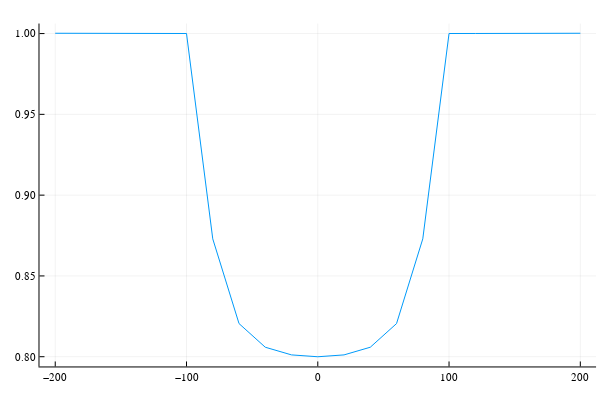

This figure's notebook cell:
### Code cell
plot(xA,imagenH[11,:],label="")

### Figure 1 — Plotly figure (JSON) as saved in the notebook; plotly's stock layout.template omitted (floating-point values rounded to 4 significant figures)
{"data": [{"colorbar": {"len": 0.9525, "title": {"text": ""}, "x": 0.9934, "y": 0.5139}, "legendgroup": "", "line": {"color": "rgba(0, 154, 250, 1.000)", "dash": "solid", "shape": "linear", "width": 1}, "mode": "lines", "name": "", "showlegend": false, "type": "scatter", "x": [-200, -180, -160, -140, -120, -100, -80, -60, -40, -20, 0, 20, 40, 60, 80, 100, 120, 140, 160, 180, 200], "xaxis": "x", "y": [1.0, 1.0, 1.0, 1.0, 1.0, 1.0, 0.8729, 0.8205, 0.8059, 0.8011, 0.8, 0.8011, 0.8059, 0.8205, 0.8729, 1.0, 1.0, 1.0, 1.0, 1.0, 1.0], "yaxis": "y"}], "layout": {"annotations": [], "height": 400, "legend": {"bgcolor": "rgba(255, 255, 255, 1.000)", "bordercolor": "rgba(0, 0, 0, 1)", "borderwidth": 1, "font": {"color": "rgba(0, 0, 0, 1)", "family": "sans-serif", "size": 11}, "title": {"font": {"color": "rgba(0, 0, 0, 1)", "family": "sans-serif", "size": 15}, "text": ""}, "tracegroupgap": 0, "traceorder": "normal", "x": 1, "xanchor": "auto", "y": 1, "yanchor": "auto"}, "margin": {"b": 20, "l": 0, "r": 0, "t": 20}, "paper_bgcolor": "rgba(255, 255, 255, 1.000)", "plot_bgcolor": "rgba(255, 255, 255, 1.000)", "showlegend": true, "width": 600, "xaxis": {"anchor": "y", "domain": [0.06582, 0.9934], "gridcolor": "rgba(0, 0, 0, 0.1)", "gridwidth": 0.5, "linecolor": "rgba(0, 0, 0, 1)", "mirror": false, "range": [-212, 212], "showgrid": true, "showline": true, "showticklabels": true, "tickangle": 0, "tickcolor": "rgb(0, 0, 0)", "tickfont": {"color": "rgba(0, 0, 0, 1)", "family": "sans-serif", "size": 11}, "tickmode": "array", "ticks": "inside", "ticktext": ["−200", "−100", "0", "100", "200"], "tickvals": [-200, -100, 0, 100, 200], "title": {"font": {"color": "rgba(0, 0, 0, 1)", "family": "sans-serif", "size": 15}, "text": ""}, "type": "linear", "visible": true, "zeroline": false, "zerolinecolor": "rgba(0, 0, 0, 1)"}, "yaxis": {"anchor": "x", "domain": [0.03762, 0.9902], "gridcolor": "rgba(0, 0, 0, 0.1)", "gridwidth": 0.5, "linecolor": "rgba(0, 0, 0, 1)", "mirror": false, "range": [0.794, 1.006], "showgrid": true, "showline": true, "showticklabels": true, "tickangle": 0, "tickcolor": "rgb(0, 0, 0)", "tickfont": {"color": "rgba(0, 0, 0, 1)", "family": "sans-serif", "size": 11}, "tickmode": "array", "ticks": "inside", "ticktext": ["0.80", "0.85", "0.90", "0.95", "1.00"], "tickvals": [0.8, 0.85, 0.9, 0.95, 1.0], "title": {"font": {"color": "rgba(0, 0, 0, 1)", "family": "sans-serif", "size": 15}, "text": ""}, "type": "linear", "visible": true, "zeroline": false, "zerolinecolor": "rgba(0, 0, 0, 1)"}}}
